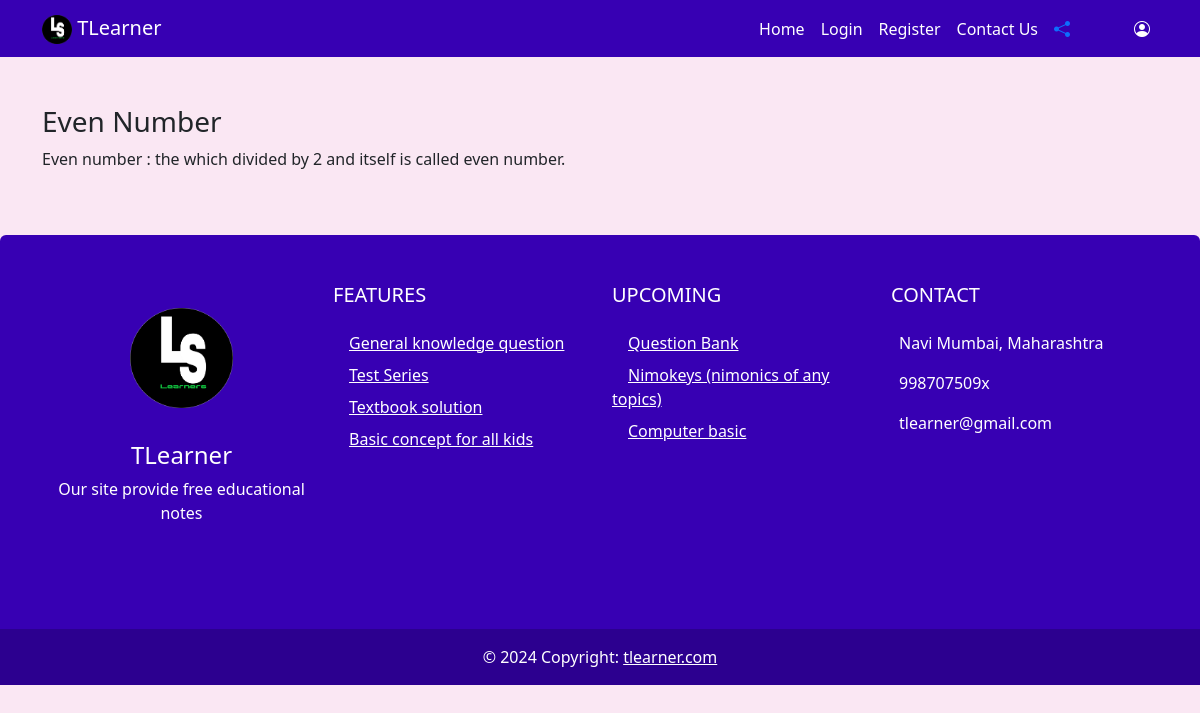
Page /bc.php?id=1 on the committed database.
### tables this page shows
CREATE TABLE `bc_data` (
  `id` int(11) NOT NULL,
  `bc_topic` varchar(100) NOT NULL,
  `bc_content` text NOT NULL
);

### bc.php (the view, shortened to what this page needs)
<!doctype html>
<html lang="en">
<head>
    <link href="https://cdn.jsdelivr.net/npm/bootstrap@5.3.2/dist/css/bootstrap.min.css" rel="stylesheet"
 />
        <link rel="stylesheet" href="style.css">
</head>
<body>
    <header>
        <?php
             include('header.php');
         ?>
    </header>
    <main>
        <div class="container my-4">
            <div class="row">
                <?php
    include('config.php');
    $id=$_GET["id"];
    $sql="SELECT * FROM `bc_data` WHERE `id`='$id';";
    $result=mysqli_query($conn,$sql);
    $rows=mysqli_fetch_assoc($result);
    echo " <div class='col'>  <h3>{$rows['bc_topic']}</h3>";
    echo "{$rows['bc_content']}</div>";
    ?>
            </div>
        </div>
    </main>
    <footer>
    <?php
        include('footer.php');
    ?>
    </footer>
</body>
</html>

### style.css (style rules this page uses)
body { background-color: #FAE7F3; }

### rows in the picture
bc_data: bc_topic "Even Number", bc_content "Even number : the which divided by 2 and itself is called even number."
